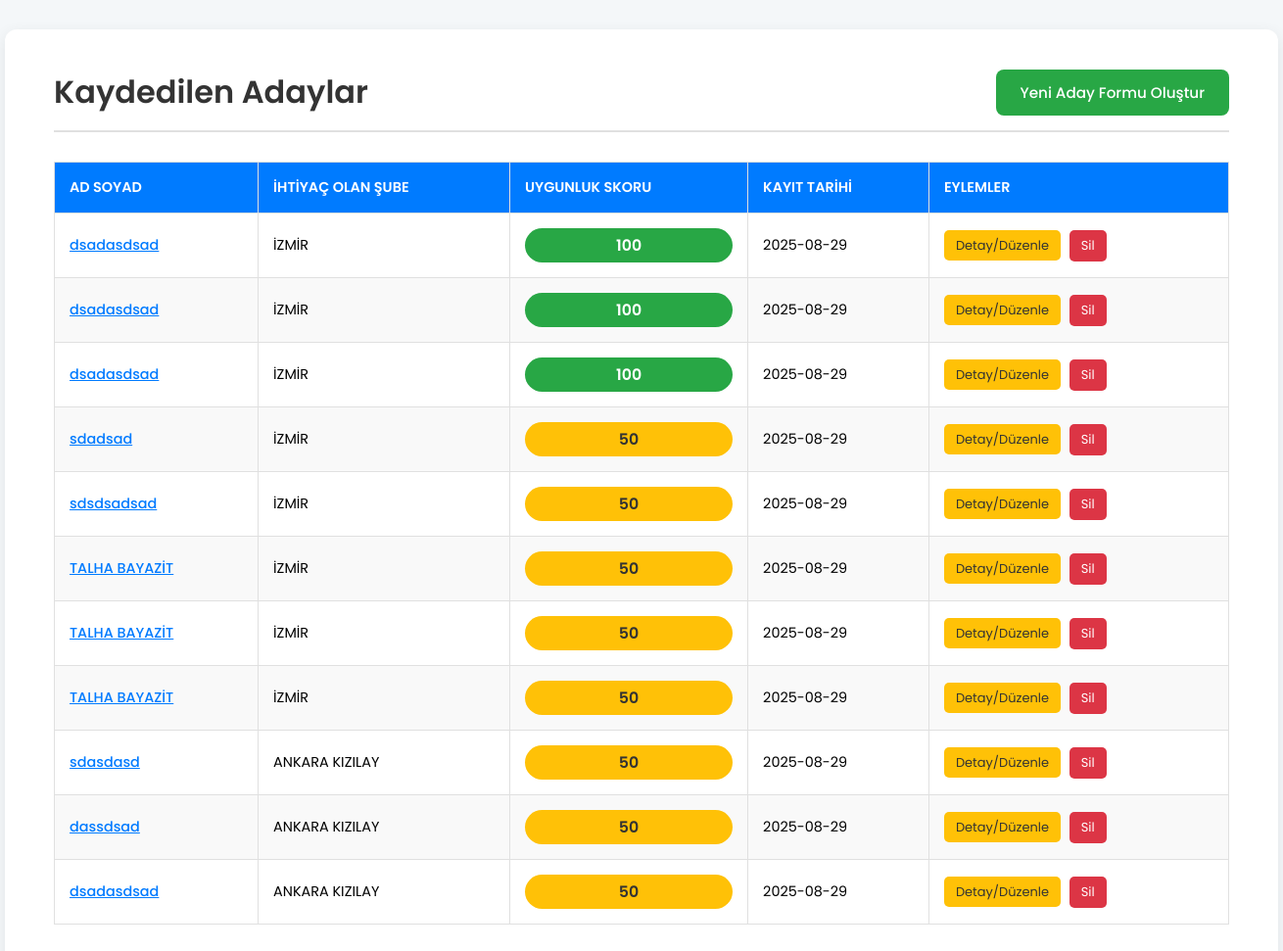
The page /adaylar on the database as committed earlier.
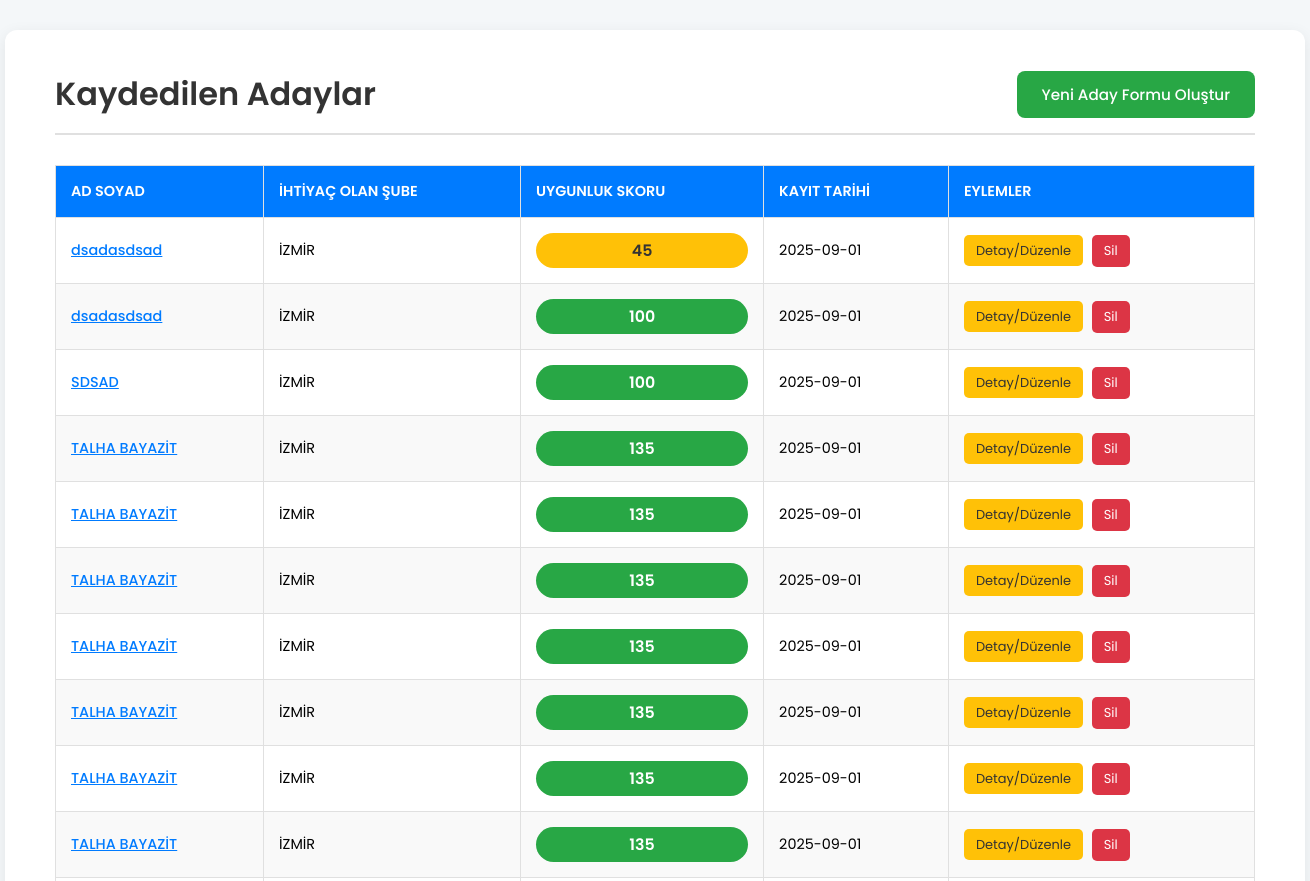
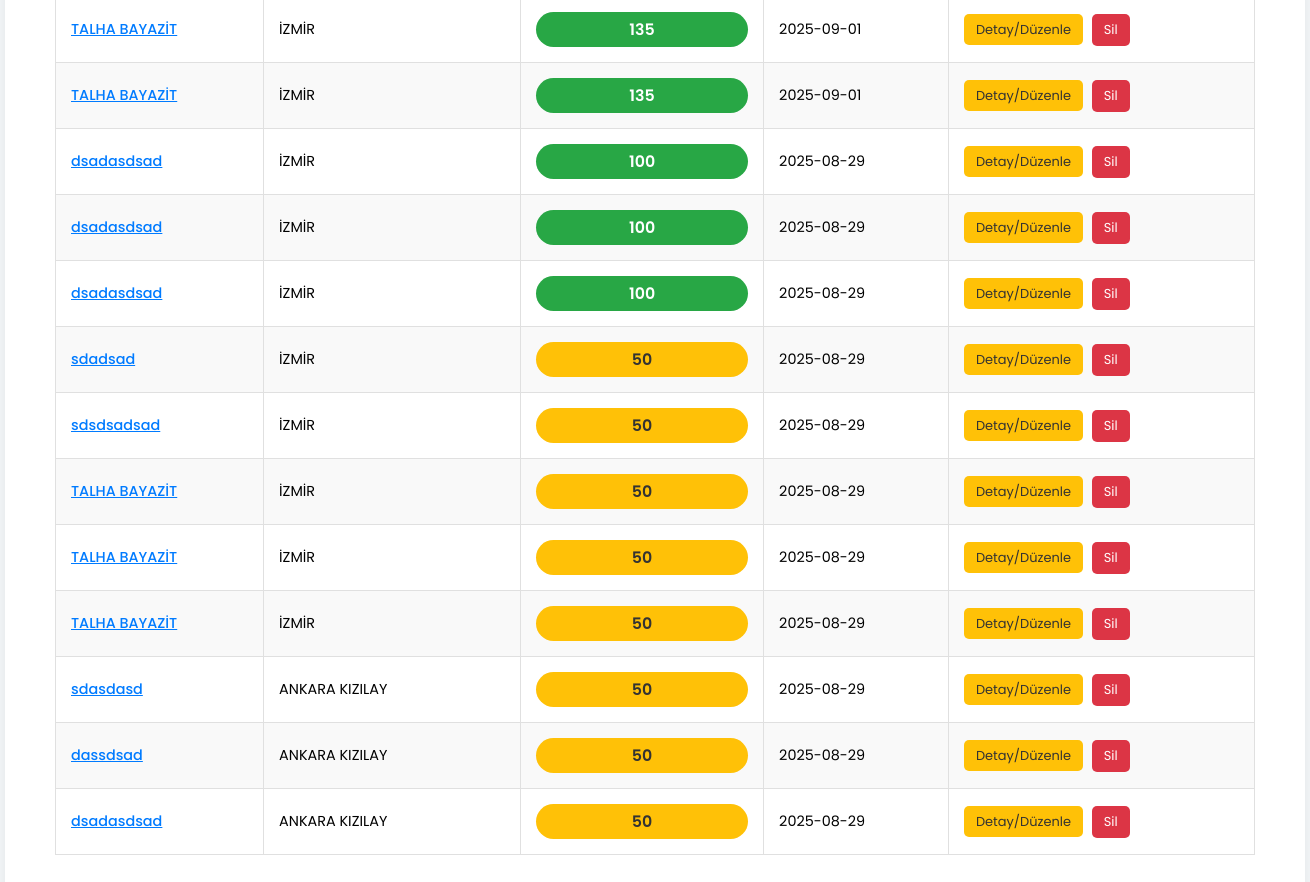
The same page on the database as committed later (2 pictures, top to bottom).
### tables this page shows
CREATE TABLE adaylar (
                id INTEGER PRIMARY KEY AUTOINCREMENT,
                ad_soyad TEXT NOT NULL,
                ihtiyac_sube TEXT,
                ihtiyac_nedeni TEXT,
                yas TEXT,
                boy TEXT,
                kilo TEXT,
                medeni_durum TEXT,
                ikametgah TEXT,
                mezuniyet TEXT,
                telefon TEXT,
                basvuru_sitesi TEXT,
                is_deneyimi TEXT,
                onaya_sunan TEXT,
                gorusme1_yapan TEXT,
                gorusme2_yapan TEXT,
                genel_notlar TEXT,
                foto_path TEXT,
                olusturma_tarihi TIMESTAMP DEFAULT CURRENT_TIMESTAMP
            , kiminle_yasiyor TEXT, es_bilgisi TEXT, anne_bilgisi TEXT, baba_bilgisi TEXT, kardes_bilgisi TEXT, her_yerde_calisabilir TEXT, egitime_gelebilir TEXT, gorusme1_tipi TEXT, gorusme2_tipi TEXT, kardes1_meslek TEXT, kardes2_meslek TEXT, kardes3_meslek TEXT, kardes4_meslek TEXT, kardes5_meslek TEXT);

### app.py (the view)
@app.route('/adaylar')
def aday_listesi():
    conn = get_db_connection()
    adaylar_raw = conn.execute('SELECT * FROM adaylar ORDER BY id DESC').fetchall()
    conn.close()
    adaylar = []
    for aday in adaylar_raw:
        aday_dict = dict(aday)
        aday_dict['skor'] = calculate_score(aday_dict)
        adaylar.append(aday_dict)
    return render_template('adaylar.html', adaylar=adaylar)

### app.py (called while the page is built)
def calculate_score(aday):
    if not aday or not aday['genel_notlar']: return 0
    score = 50
    notes = aday['genel_notlar'].lower()
    if "diksiyonu başarılı" in notes: score += 15
    if "hitabeti başarılı" in notes: score += 15
    if "uyumlu bir izlenim" in notes: score += 10
    if "enerjisi pozisyon için uygun" in notes: score += 10
    if "dava/mahkeme süreci yok" in notes: score += 10
    if "çalışmasına engel bir durumu yok" in notes: score += 10
    if "sigara kullanmıyor" in notes: score += 5
    if "sağlık problemi yok" in notes: score += 5
    if "borcu yok" in notes: score += 5
    if "dava/mahkeme süreci var" in notes: score -= 20
    if "sağlık problemi var" in notes: score -= 10
    if "borcu var" in notes: score -= 5
    return max(0, score)

def get_db_connection():
    conn = sqlite3.connect(DATABASE)
    conn.row_factory = sqlite3.Row
    return conn

### templates/adaylar.html (shortened to what this page needs)
<!DOCTYPE html>
<html lang="tr">
<head>
</head>
<body>
    <div class="container">
        <div class="header">
            <h1>Kaydedilen Adaylar</h1>
            <a href="/" class="btn-link">Yeni Aday Formu Oluştur</a>
        </div>
        <table>
            <thead>
                <tr>
                    <th>Ad Soyad</th>
                    <th>İhtiyaç Olan Şube</th>
                    <th>Uygunluk Skoru</th>
                    <th>Kayıt Tarihi</th>
                    <th>Eylemler</th>
                </tr>
            </thead>
            <tbody>
                {% for aday in adaylar %}
                <tr>
                    <td><a href="{{ url_for('aday_detay', aday_id=aday.id) }}" style="color: var(--primary-color); font-weight: 500;">{{ aday.ad_soyad }}</a></td>
                    <td>{{ aday.ihtiyac_sube }}</td>
                    <td>
                        {% if aday.skor >= 70 %}
                            <div class="score-badge score-high">{{ aday.skor }}</div>
                        {% elif aday.skor >= 40 %}
                            <div class="score-badge score-medium">{{ aday.skor }}</div>
                        {% else %}
                            <div class="score-badge score-low">{{ aday.skor }}</div>
                        {% endif %}
                    </td>
                    <td>{{ aday.olusturma_tarihi.split(" ")[0] }}</td>
                    <td class="actions">
                        <a href="{{ url_for('aday_detay', aday_id=aday.id) }}" class="btn-edit">Detay/Düzenle</a>
                        <form action="{{ url_for('aday_sil', aday_id=aday.id) }}" method="POST" style="display: inline-block;">
                            <button type="submit" class="btn-delete" onclick="return confirm('Bu adayı kalıcı olarak silmek istediğinizden emin misiniz? Bu işlem geri alınamaz.')">Sil</button>
                        </form>
                    </td>
                </tr>
                {% else %}
                <tr>
                    <td colspan="5" style="text-align: center;">Henüz kaydedilmiş bir aday bulunmuyor.</td>
                </tr>
                {% endfor %}
            </tbody>
        </table>
    </div>
</body>
</html>

### templates/adaylar.html (style rules this page uses)
:root { --primary-color: #007bff; --secondary-color: #28a745; --danger-color: #dc3545; --text-color: #333; --light-bg: #f4f7f9; --border-color: #e0e0e0; --shadow-light: 0 4px 15px rgba(0, 0, 0, 0.08); }
body { font-family: 'Poppins', sans-serif; background-color: var(--light-bg); margin: 0; padding: 30px 0; }
.container { background-color: #ffffff; padding: 40px 50px; border-radius: 12px; box-shadow: var(--shadow-light); width: 100%; max-width: 1200px; margin: auto; }
.header { display: flex; justify-content: space-between; align-items: center; margin-bottom: 30px; padding-bottom: 15px; border-bottom: 2px solid var(--border-color); }
h1 { color: var(--text-color); font-weight: 600; font-size: 2em; margin: 0; }
.btn-link { background-color: var(--secondary-color); color: white; padding: 12px 25px; text-decoration: none; border-radius: 8px; font-weight: 500; font-size: 0.95em; transition: all 0.3s ease; }
table { width: 100%; border-collapse: collapse; margin-top: 20px; }
th, td { border: 1px solid var(--border-color); padding: 15px; text-align: left; font-size: 0.9em; }
th { background-color: var(--primary-color); color: white; font-weight: 600; text-transform: uppercase; }
tr:nth-child(even) { background-color: #f9f9f9; }
.actions a, .actions button { text-decoration: none; padding: 6px 12px; border-radius: 5px; color: white; margin-right: 5px; font-size: 0.9em; }
.actions .btn-edit { background-color: #ffc107; color: #333; }
.actions .btn-delete { background-color: var(--danger-color); border: none; cursor: pointer; font-family: 'Poppins', sans-serif; }
.score-badge { padding: 5px 10px; border-radius: 20px; color: white; font-weight: 600; font-size: 1.1em; text-align: center; }
.score-high { background-color: var(--secondary-color); }
.score-medium { background-color: #ffc107; color: #333; }

Rows that differ between the two databases and show on the page:
added adaylar: ad_soyad "dsadasdsad", ihtiyac_sube "İZMİR", skor "45", olusturma_tarihi "2025-09-01"
added adaylar: ad_soyad "dsadasdsad", ihtiyac_sube "İZMİR", skor "100", olusturma_tarihi "2025-09-01"
added adaylar: ad_soyad "SDSAD", ihtiyac_sube "İZMİR", skor "100", olusturma_tarihi "2025-09-01"
added adaylar: ad_soyad "TALHA BAYAZİT", ihtiyac_sube "İZMİR", skor "135", olusturma_tarihi "2025-09-01"
added adaylar: ad_soyad "TALHA BAYAZİT", ihtiyac_sube "İZMİR", skor "135", olusturma_tarihi "2025-09-01"
added adaylar: ad_soyad "TALHA BAYAZİT", ihtiyac_sube "İZMİR", skor "135", olusturma_tarihi "2025-09-01"
added adaylar: ad_soyad "TALHA BAYAZİT", ihtiyac_sube "İZMİR", skor "135", olusturma_tarihi "2025-09-01"
added adaylar: ad_soyad "TALHA BAYAZİT", ihtiyac_sube "İZMİR", skor "135", olusturma_tarihi "2025-09-01"
added adaylar: ad_soyad "TALHA BAYAZİT", ihtiyac_sube "İZMİR", skor "135", olusturma_tarihi "2025-09-01"
added adaylar: ad_soyad "TALHA BAYAZİT", ihtiyac_sube "İZMİR", skor "135", olusturma_tarihi "2025-09-01"
added adaylar: ad_soyad "TALHA BAYAZİT", ihtiyac_sube "İZMİR", skor "135", olusturma_tarihi "2025-09-01"
added adaylar: ad_soyad "TALHA BAYAZİT", ihtiyac_sube "İZMİR", skor "135", olusturma_tarihi "2025-09-01"
